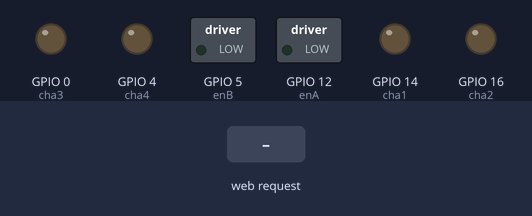
A sketch run on a simulated ESP8266 (Wemos D1 mini). Parts: switched loads named in the sketch (green lamp = pin HIGH), output pins drawn as LEDs (lit = HIGH). Inputs (shaded band) come from the test bench. WiFi joins after 1.5 s; servers stay silent unless stated; what the sketch prints to the serial monitor is not drawn.

Above: at 2.7 s.
2.8 s: HTTP request GET /adelante received
At 3.8 s:
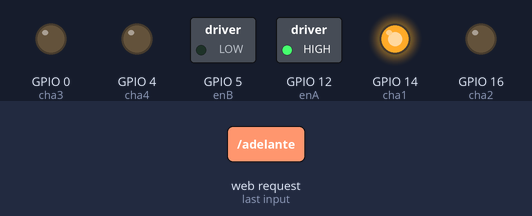
4.3 s: HTTP request GET /atras received
At 4.9 s:
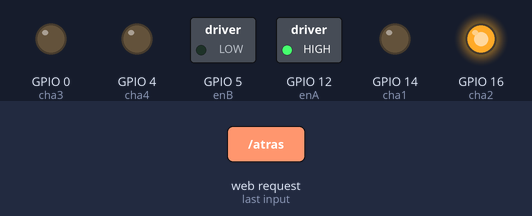
5.8 s: HTTP request GET /detener received
At 6.1 s:
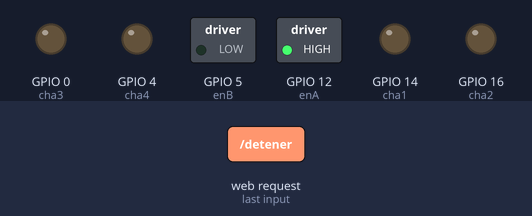
7.3 s: HTTP request GET /izquierda received
At 8.4 s:
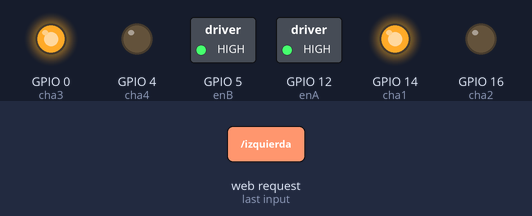
8.8 s: HTTP request GET /derecha received
At 9.5 s:
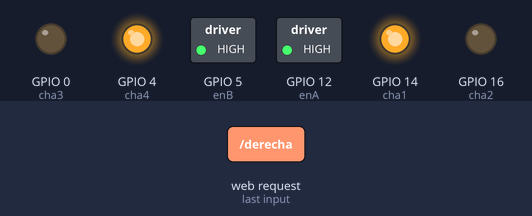
10.3 s: HTTP request GET /atras received
At 10.7 s:
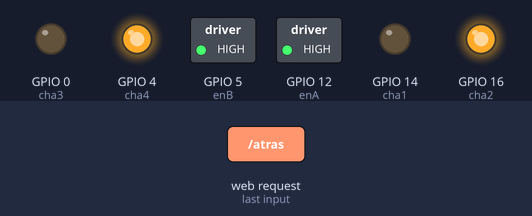
Timing chart, 0 to 12.8 s (numbered marks = the images above; inputs shaded):
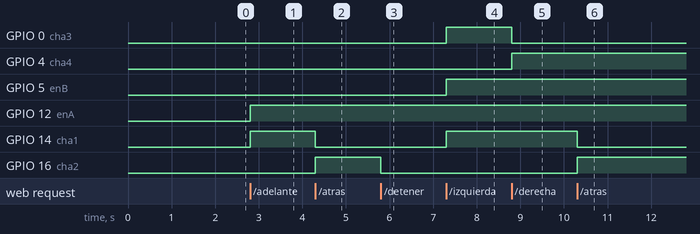

Measured:
- after the input at 2.8 s, GPIO 12 (enA), GPIO 14 (cha1): LOW → HIGH at once
- after the input at 4.3 s, GPIO 14 (cha1): HIGH → LOW at once; GPIO 16 (cha2): LOW → HIGH at once
- after the input at 5.8 s, GPIO 16 (cha2): HIGH → LOW at once
- after the input at 7.3 s, GPIO 0 (cha3), GPIO 5 (enB), GPIO 14 (cha1): LOW → HIGH at once
- after the input at 8.8 s, GPIO 0 (cha3): HIGH → LOW at once; GPIO 4 (cha4): LOW → HIGH at once
- after the input at 10.3 s, GPIO 14 (cha1): HIGH → LOW at once; GPIO 16 (cha2): LOW → HIGH at once

The sketch:

Roveresp.ino
```cpp
/*
 *Desarrollado con Wemos d1 mini && Motor control l298d
 *15/08/2020
 *Codigo base https://makersportal.com/blog/2019/6/12/wemos-d1-mini-esp8266-arduino-wifi-board
 *Modificada:SoamBuild
*/


//Librerias
#include <ESP8266WiFi.h>
#include <WiFiClient.h>
#include <ESP8266WebServer.h>
#include <ESP8266mDNS.h>

//Configurar Ip estatica y señal wifi
const char* ssid = "ssid";
const char* password = "pass";
IPAddress ip(192, 168, 0, 25);
IPAddress gateway(192, 168, 0, 1);
IPAddress subnet(255, 255, 255, 0);

//ENA&ENB
int enA = 12;//D6 WEMOS
int enB = 5;//D1 WEMOS

//Canal 1&2
int cha1 = 14;//D5 WEMOS
int cha2 = 16;//D0 WEMOS

//Canal 3&4
int cha3 = 0;//D3 WEMOS
int cha4 = 4;//D2 WEMOS

ESP8266WebServer server(80);

//Crear primera conexion
void handleRoot() {
  server.send(200, "text/plain", "MagicRover Conectado");
}

//Adelante
void adelante() {
  server.send(200, "text/plain", "MagicRover Adelante");
  analogWrite(enA, 440);
  digitalWrite(cha1, HIGH);
  digitalWrite(cha2, LOW);
}

//Atras
void atras() {
  server.send(200, "text/plain", "MagicRover Atras");
  analogWrite(enA, 440);
  digitalWrite(cha1, LOW);
  digitalWrite(cha2, HIGH);
}

//se detienen todos los motores
void detener() {
  server.send(200, "text/plain", "MagicRover se Detiene");
  digitalWrite(cha1, LOW);
  digitalWrite(cha2, LOW);
  digitalWrite(cha3, LOW);
  digitalWrite(cha4, LOW);
}

//Izquierda y adelante
void izquierda() {
  server.send(200, "text/plain", "MagicRover gira Izquierda");
  analogWrite(enA, 440);
  digitalWrite(cha1, HIGH);
  digitalWrite(cha2, LOW);
  analogWrite(enB, 700);
  digitalWrite(cha3, HIGH);
  digitalWrite(cha4, LOW);
}

//derecha y adelante
void derecha() {
  server.send(200, "text/plain", "MagicRover gira Derecha");
  analogWrite(enA, 440);
  digitalWrite(cha1, HIGH);
  digitalWrite(cha2, LOW);
  analogWrite(enB, 700);
  digitalWrite(cha3, LOW);
  digitalWrite(cha4, HIGH);
}

void setup(void) {

  //PinMode canales y enable A&B
  pinMode(enA, OUTPUT);//ENA
  pinMode(enB, OUTPUT);//ENB
  pinMode(cha1, OUTPUT);//CANAL1
  pinMode(cha2, OUTPUT);//CANAL2
  pinMode(cha3, OUTPUT);//CANAL3
  pinMode(cha4, OUTPUT);//CANAL4

  //Wifi setup
  Serial.begin(115200);
  WiFi.config(ip, gateway, subnet);
  WiFi.begin(ssid, password);
  Serial.println("");

  // Esperando conexion
  while (WiFi.status() != WL_CONNECTED) {
    delay(500);
    Serial.print(".");
  }
  //Mostrar IP estatica
  Serial.println("");
  Serial.print("Connected to ");
  Serial.println(ssid);
  Serial.print("IP address: ");
  Serial.println(WiFi.localIP());

  //Funciones
  server.on("/", handleRoot); // Primera conexion
  server.on("/adelante", adelante); // mover adelante y adelante()
  server.on("/atras", atras); // mover atras y atras()
  server.on("/detener", detener); // detener y detener()
  server.on("/izquierda", izquierda); //girar izquierda y izquierda()
  server.on("/derecha", derecha); // girar derecha y derecha()

  //Inicia server
  server.begin();
  Serial.println("HTTP server started");
}
//The loop
void loop(void) {
  server.handleClient();
}
```
